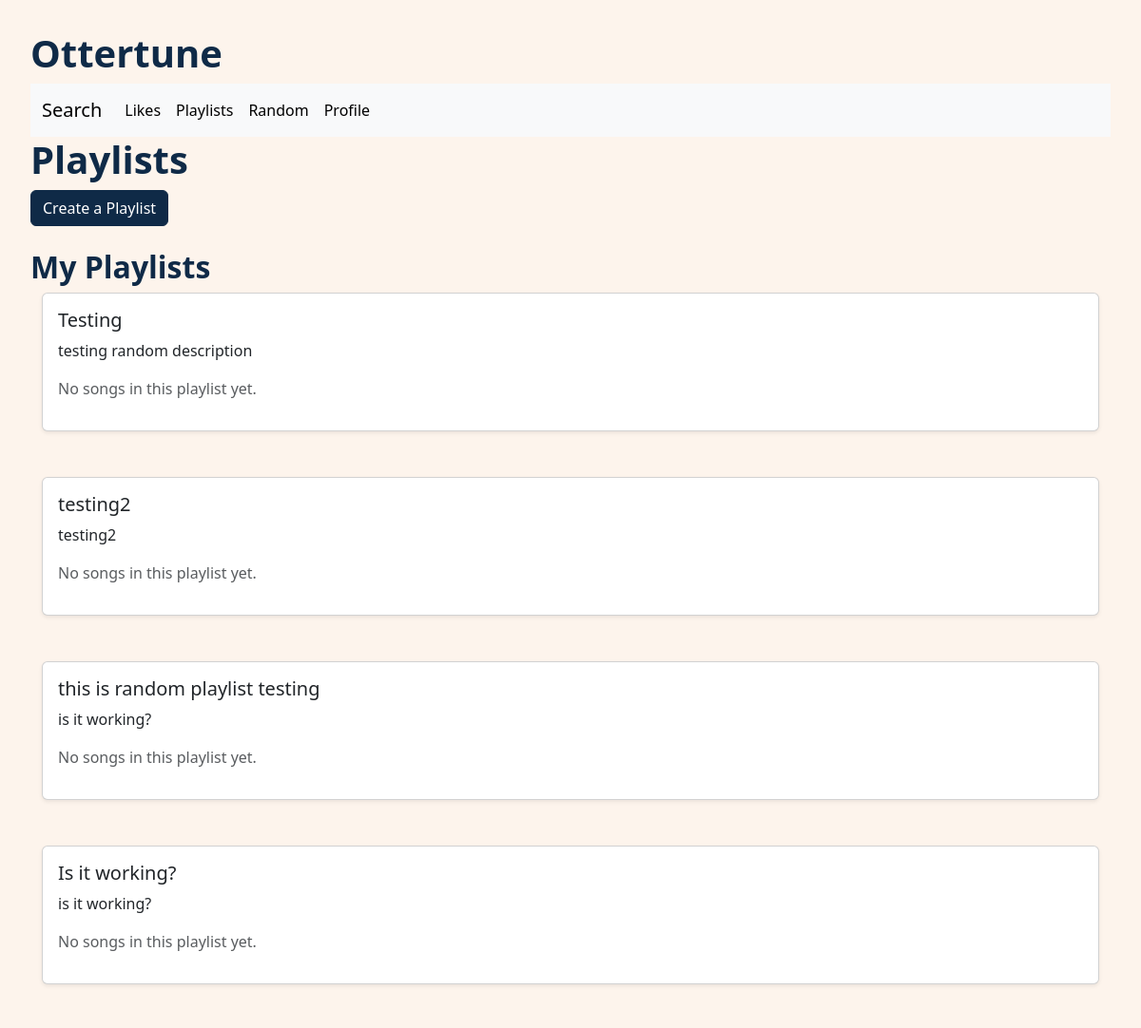
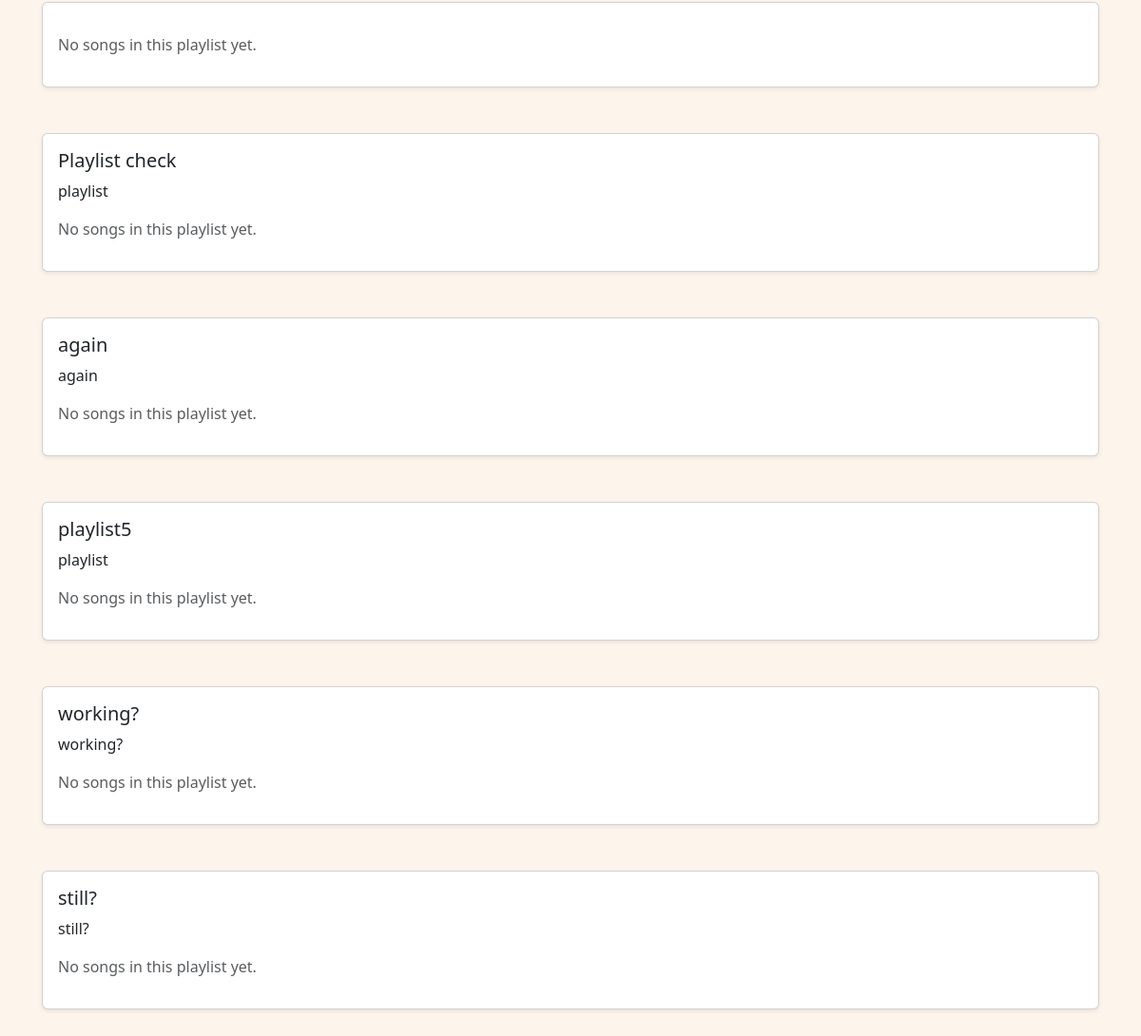
/playlists (signed in), run on the app's committed database (2 pictures, top to bottom).
### tables this page shows
CREATE TABLE playlist (
            playlistId INTEGER PRIMARY KEY AUTOINCREMENT,
            name TEXT,
            userId INTEGER,
            desc TEXT,
            FOREIGN KEY (userId) REFERENCES user(userId) ON DELETE CASCADE
            );

### index.py (the view)
@app.route('/playlists')
def playlists():
    if session.get("userId") is None or session.get("username") is None:
        return redirect('/')
    userId = session.get("userId")
    cur.execute("SELECT * FROM playlist WHERE userId = ?", (userId,))
    playlists = cur.fetchall()
    playlist_data = []
    for playlist in playlists:
        playlist_id = playlist[0]
        playlist_name = playlist[1]
        playlist_desc = playlist[3]
        cur.execute("""
            SELECT songId, songName, artistName, imageURL, songURL
            FROM playlistSongs
            WHERE playlistId = ?
        """, (playlist_id,))
        songs = cur.fetchall()
        playlist_data.append({
            "id": playlist_id,
            "name": playlist_name,
            "desc": playlist_desc,
            "songs": songs
        })
    return render_template("playlists.html", playlist_data=playlist_data)

### templates/playlists.html (shortened to what this page needs)
<!DOCTYPE html>
<html lang="en">
  <head>
    {{ bootstrap.load_css() }}
    <link
      rel="stylesheet"
      href="{{ url_for('static', filename='playlistPage.css') }}"
    />
  </head>
  <body>
    <h1>Ottertune</h1>
    {% include '/partials/nav.html' %}
    <h1>Playlists</h1>
    <button
      type="button"
      class="btn btn-primary"
      data-bs-toggle="modal"
      data-bs-target="#createPlaylistModal"
    >
      Create a Playlist
    </button>
    <br />
    <br />
    <h2>My Playlists</h2>
    <div class="container">
      <div class="row">
        {% for playlist in playlist_data %}
        <div class="col-md-12 mb-5">
          <div class="card shadow-sm">
            <div class="card-body">
              <h5 class="card-title">{{ playlist.name }}</h5>
              <p class="card-text">{{ playlist.desc }}</p>
              {% if playlist.songs %}
              <ul class="list-group">
                {% for song in playlist.songs %}
                <li class="list-group-item d-flex align-items-center">
                  <img
                    src="{{ song[3] }}"
                    alt="{{ song[1] }}"
                    style="
                      width: 50px;
                      height: 50px;
                      object-fit: cover;
                      margin-right: 10px;
                    "
                  />
                  <div>
                    <strong>{{ song[1] }}</strong><br />
                    <small>{{ song[2] }}</small><br />
                    <a href="{{ song[4] }}" target="_blank">🎧 Listen</a>
                  </div>
                </li>
                {% endfor %}
              </ul>
              {% else %}
              <p class="text-muted">No songs in this playlist yet.</p>
              {% endif %}
            </div>
          </div>
        </div>
        {% endfor %}
      </div>
    </div>
  </body>
</html>

### templates/partials/nav.html (shortened to what this page needs)
<nav class="navbar navbar-expand-lg bg-body-tertiary">
    <div class="container-fluid">
        <a class="navbar-brand" href="/">Search</a>
        <div class="collapse navbar-collapse" id="navbarNav">
            <ul class="navbar-nav">
                <li class="nav-item">
                    <a class="nav-link active" aria-current="page" href="/checkLikes">Likes</a>
                </li>
                <li class="nav-item">
                    <a class="nav-link active" aria-current="page" href="/playlists">Playlists</a>
                </li>
                <li class="nav-item">
                    <a class="nav-link active" aria-current="page" href="/random_playlist">Random</a>
                </li>
                <li class="nav-item">
                    <a class="nav-link active" aria-current="page" href="/profile">Profile</a>
                </li>
            </ul>
        </div>
    </div>
</nav>

### static/playlistPage.css (style rules this page uses)
body { background-color: #fdf4ec; font-family: 'Segoe UI', Tahoma, Geneva, Verdana, sans-serif; color: #0f2a47; padding: 32px; }
h1, h2 { font-weight: 700; color: #0f2a47; }
.btn-primary { background-color: #0f2a47; border-color: #0f2a47; }

### data on the page
playlist: name "Testing", desc "testing random description"
playlist: name "testing2", desc "testing2"
playlist: name "this is random playlist testing", desc "is it working?"
playlist: name "Is it working?", desc "is it working?"
playlist: name "Playlist check", desc "playlist"
playlist: name "again", desc "again"
playlist: name "playlist5", desc "playlist"
playlist: name "working?", desc "working?"
playlist: name "still?", desc "still?"
